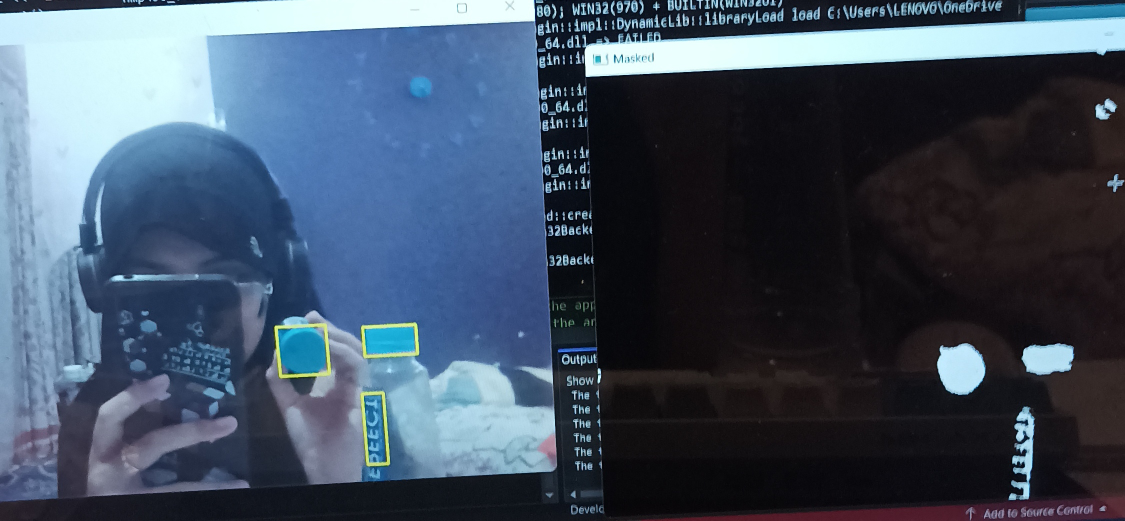
//> input picture OpenCV-Color Detector/img/light Blue.jpg, 2250 x 1041 px, given in place of the camera (shown at 1/2 size)
$ ./ColorDetector   (built with g++ and OpenCV 4)
//> lines starting //> are read from the running program, lines starting //| are printed output that depends on the picture; after the words box and inside, x2 and y2 are one past the last pixel; in counts of white or black regions, pixels touching at a corner belong together
#include<iostream>
#include<opencv2/opencv.hpp>

using namespace cv;
using namespace std;

// **** BLUE & YELLOW COLOR DETECTION *****//

int main() {
	VideoCapture cap(0);
	Mat frameVid, frame;
	Mat frameHSV;
	while (true) {
		cap.read(frameVid);
//> frameVid is the input picture: 1041 rows x 2250 cols, CV_8UC3; mean B, G, R 98.8, 80.8, 66.2
		if (frameVid.empty()) {
			cout << "ERRORRR" << endl;
			cin.get();
		}
		flip(frameVid, frame, 1);
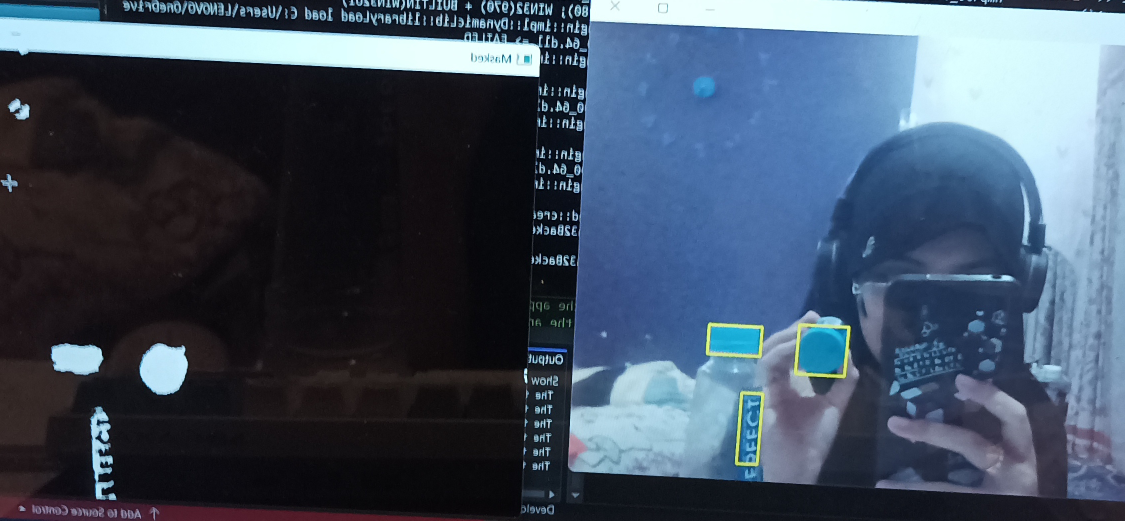
//> frame: 1041 rows x 2250 cols, CV_8UC3 (shown at 1/2 size); mean B, G, R 98.8, 80.8, 66.2
		cvtColor(frame, frameHSV, COLOR_BGR2HSV);
//> frameHSV: 1041 rows x 2250 cols, CV_8UC3; mean H, S, V 115.4, 91.4, 100.3

		// --- BLUE ---//

		Mat masked_BLUE,dilate_BLUE;
		inRange(frameHSV, Scalar(90, 100, 100), Scalar(130, 255, 255), masked_BLUE);
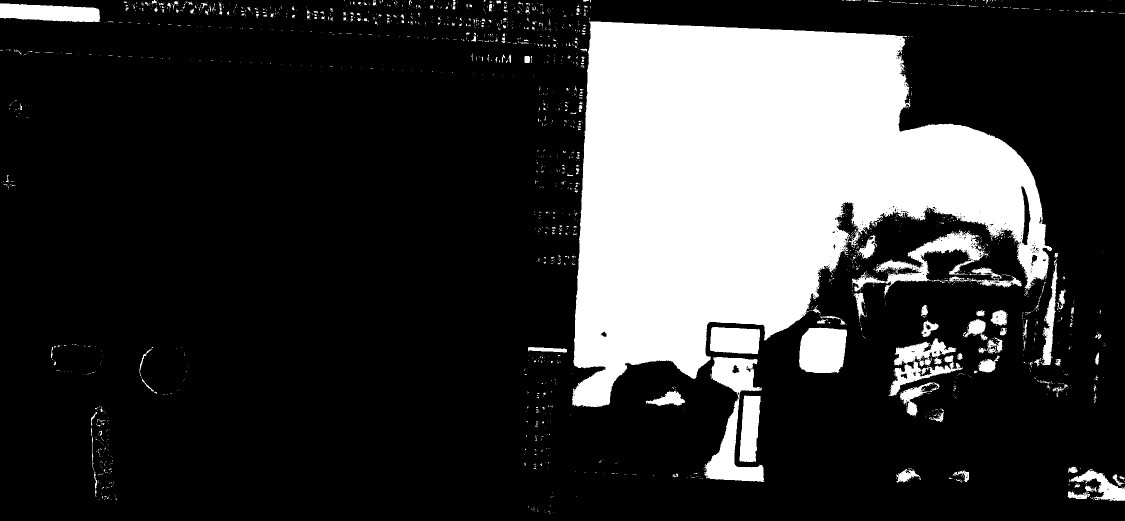
//> masked_BLUE: 1041 rows x 2250 cols, CV_8UC1 (shown at 1/2 size); 21.5% white; 2063 white regions (1900 under 20 px)

		imshow("Masked Blue", masked_BLUE);
		vector<vector<Point> >contourBLUE;
		findContours(masked_BLUE, contourBLUE, RETR_TREE, CHAIN_APPROX_SIMPLE);
//> contourBLUE = 2707 contours, 2600 with area under 20; largest, box (x1, y1, x2, y2) and area: (1144, 42, 2104, 814) 425357, (1409, 714, 1529, 964) 11166, (1704, 459, 1976, 590) 7472, (1598, 655, 1694, 746) 7421, (1777, 677, 1926, 792) 6203
		vector<vector<Point> > contourBLUE_poly(contourBLUE.size());
//> contourBLUE_poly = 2707 empty contours
		vector<Rect> boundRect_BLUE(contourBLUE.size());

		double temp_area = 700;
		for (int i = 0; i < contourBLUE.size(); i++){
			double contourBLUE_area = contourArea(contourBLUE[i]);
			if (contourBLUE_area > temp_area) {
				approxPolyDP(contourBLUE[i], contourBLUE_poly[i], 3, true);
				boundRect_BLUE[i] = boundingRect(contourBLUE_poly[i]);
				rectangle(frame, boundRect_BLUE[i].tl(), boundRect_BLUE[i].br(), Scalar(255,0,0), 2);
				putText(frame, "BLUE", boundRect_BLUE[i].tl(), FONT_HERSHEY_PLAIN, 1, Scalar(255, 0, 0), 2);
			}
		}
//> this loop made 2707 passes
//> contourBLUE_area on passes 39, 60, 148: 342.5, 115.5, 2374.5
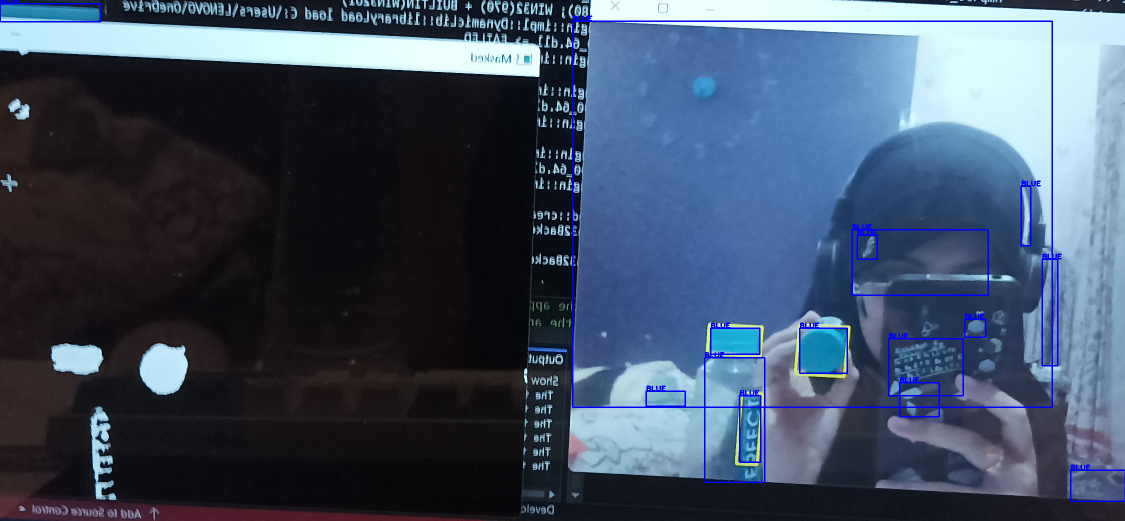
//> frame: 1041 rows x 2250 cols, CV_8UC3 (shown at 1/2 size); 1.27% of pixels changed, all inside (x1, y1, x2, y2) = (0, 0, 2250, 1004)

		// ---- YELLOW ---//

		Mat masked_YELLOW;
		inRange(frameHSV, Scalar(20, 100, 100), Scalar(30, 255, 255), masked_YELLOW);
//> masked_YELLOW: 1041 rows x 2250 cols, CV_8UC1; every value is 0
		imshow("Masked yellow", masked_YELLOW);
		vector<vector<Point> > contourYELLOW;
		findContours(masked_YELLOW, contourYELLOW, RETR_TREE, CHAIN_APPROX_SIMPLE);
//> contourYELLOW = 0 contours

		vector<vector<Point> >contourYELLOW_poly(contourYELLOW.size());
//> contourYELLOW_poly = 0 contours
		vector<Rect>boundRect_YELLOW(contourYELLOW.size());

		for (int i = 0; i < contourYELLOW.size(); i++) {
			double contourYELLOW_area = contourArea(contourYELLOW[i]);
			if (contourYELLOW_area > temp_area) {
				approxPolyDP(contourYELLOW[i], contourYELLOW_poly[i], 3, true);
				boundRect_YELLOW[i] = boundingRect(contourYELLOW_poly[i]);
				rectangle(frame, boundRect_YELLOW[i].tl(), boundRect_YELLOW[i].br(), Scalar(0, 255, 255), 2);
				putText(frame, "YELLOW", boundRect_YELLOW[i].tl(), FONT_HERSHEY_PLAIN, 1, Scalar(0, 255, 255), 2);
			}
		}
//> this loop made 0 passes

		imshow("Color Detection", frame);
		if (waitKey(30) == 27) break; //esc
//> the Esc key is pressed
	}
}
